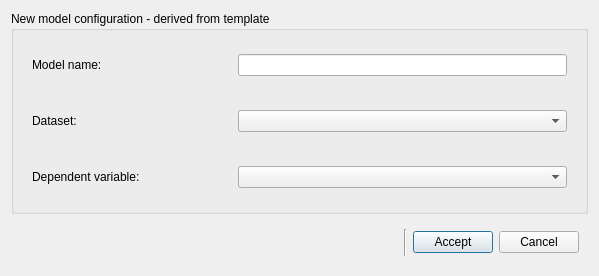
<ui version="4.0" >
 <author>Aaron Racicot</author>
 <class>CreateModelFromTemplate</class>
 <widget class="QDialog" name="CreateModelFromTemplate" >
  <property name="geometry" >
   <rect>
    <x>0</x>
    <y>0</y>
    <width>599</width>
    <height>276</height>
   </rect>
  </property>
  <property name="windowTitle" >
   <string>Create model from template</string>
  </property>
  <layout class="QVBoxLayout" >
   <item>
    <widget class="QGroupBox" name="variableBox" >
     <property name="title" >
      <string>New model configuration - derived from template</string>
     </property>
     <layout class="QVBoxLayout" >
      <item>
       <widget class="QWidget" native="1" name="nameWidget" >
        <layout class="QHBoxLayout" >
         <item>
          <widget class="QLabel" name="label" >
           <property name="sizePolicy" >
            <sizepolicy vsizetype="Preferred" hsizetype="Expanding" >
             <horstretch>0</horstretch>
             <verstretch>0</verstretch>
            </sizepolicy>
           </property>
           <property name="minimumSize" >
            <size>
             <width>100</width>
             <height>0</height>
            </size>
           </property>
           <property name="maximumSize" >
            <size>
             <width>200</width>
             <height>16777215</height>
            </size>
           </property>
           <property name="toolTip" >
            <string>A name for the new model. Use only alphanumeric characters.</string>
           </property>
           <property name="text" >
            <string>Model name:</string>
           </property>
          </widget>
         </item>
         <item>
          <widget class="QLineEdit" name="cbModelName" >
           <property name="sizePolicy" >
            <sizepolicy vsizetype="Fixed" hsizetype="Expanding" >
             <horstretch>0</horstretch>
             <verstretch>0</verstretch>
            </sizepolicy>
           </property>
          </widget>
         </item>
        </layout>
       </widget>
      </item>
      <item>
       <widget class="QWidget" native="1" name="datasetWidget" >
        <layout class="QHBoxLayout" >
         <item>
          <widget class="QLabel" name="label_2" >
           <property name="sizePolicy" >
            <sizepolicy vsizetype="Preferred" hsizetype="Expanding" >
             <horstretch>0</horstretch>
             <verstretch>0</verstretch>
            </sizepolicy>
           </property>
           <property name="minimumSize" >
            <size>
             <width>100</width>
             <height>0</height>
            </size>
           </property>
           <property name="maximumSize" >
            <size>
             <width>200</width>
             <height>16777215</height>
            </size>
           </property>
           <property name="toolTip" >
            <string>The dataset that this model operates upon. </string>
           </property>
           <property name="text" >
            <string>Dataset:</string>
           </property>
          </widget>
         </item>
         <item>
          <widget class="QComboBox" name="cboDataset" >
           <property name="sizePolicy" >
            <sizepolicy vsizetype="Fixed" hsizetype="Expanding" >
             <horstretch>0</horstretch>
             <verstretch>0</verstretch>
            </sizepolicy>
           </property>
          </widget>
         </item>
        </layout>
       </widget>
      </item>
      <item>
       <widget class="QWidget" native="1" name="sourceWidget" >
        <layout class="QHBoxLayout" >
         <item>
          <widget class="QLabel" name="label_4" >
           <property name="sizePolicy" >
            <sizepolicy vsizetype="Preferred" hsizetype="Expanding" >
             <horstretch>0</horstretch>
             <verstretch>0</verstretch>
            </sizepolicy>
           </property>
           <property name="minimumSize" >
            <size>
             <width>100</width>
             <height>0</height>
            </size>
           </property>
           <property name="maximumSize" >
            <size>
             <width>200</width>
             <height>16777215</height>
            </size>
           </property>
           <property name="toolTip" >
            <string>The variable that is to be predicted.</string>
           </property>
           <property name="text" >
            <string>Dependent variable:</string>
           </property>
          </widget>
         </item>
         <item>
          <widget class="QComboBox" name="cboDependentVariable" >
           <property name="sizePolicy" >
            <sizepolicy vsizetype="Fixed" hsizetype="Expanding" >
             <horstretch>0</horstretch>
             <verstretch>0</verstretch>
            </sizepolicy>
           </property>
          </widget>
         </item>
        </layout>
       </widget>
      </item>
     </layout>
    </widget>
   </item>
   <item>
    <widget class="QWidget" native="1" name="widget" >
     <property name="maximumSize" >
      <size>
       <width>16777215</width>
       <height>45</height>
      </size>
     </property>
     <layout class="QHBoxLayout" >
      <item>
       <spacer>
        <property name="orientation" >
         <enum>Qt::Horizontal</enum>
        </property>
        <property name="sizeHint" stdset="0" >
         <size>
          <width>441</width>
          <height>24</height>
         </size>
        </property>
       </spacer>
      </item>
      <item>
       <widget class="Line" name="line" >
        <property name="orientation" >
         <enum>Qt::Vertical</enum>
        </property>
       </widget>
      </item>
      <item>
       <widget class="QPushButton" name="saveChanges" >
        <property name="enabled" >
         <bool>true</bool>
        </property>
        <property name="toolTip" >
         <string>Accept the new variable and return to the Variable Library.</string>
        </property>
        <property name="text" >
         <string>Accept</string>
        </property>
       </widget>
      </item>
      <item>
       <widget class="QPushButton" name="cancelWindow" >
        <property name="toolTip" >
         <string>Return to the Variable Library without saving.</string>
        </property>
        <property name="text" >
         <string>Cancel</string>
        </property>
       </widget>
      </item>
     </layout>
    </widget>
   </item>
  </layout>
 </widget>
 <resources/>
 <connections/>
</ui>
